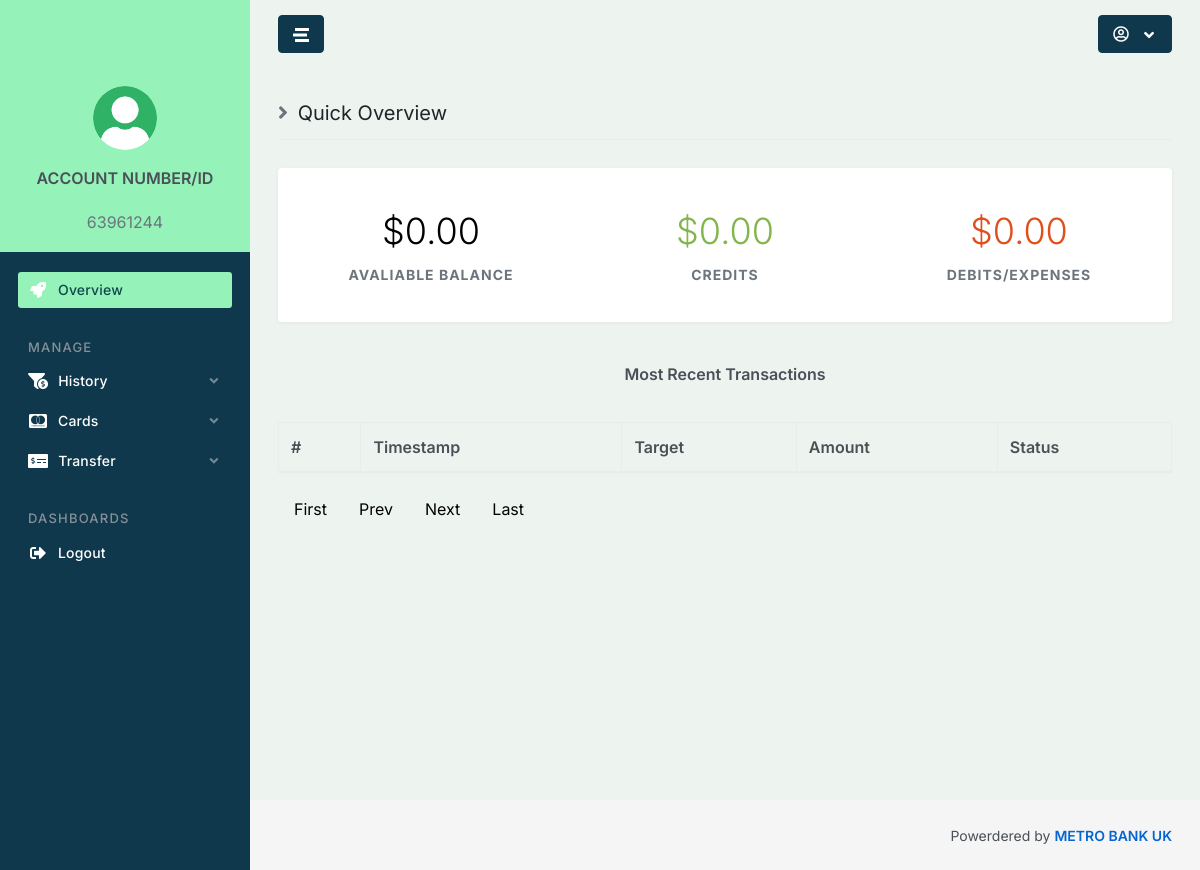
Screenshot of / (signed in) with the database file from the repository.
### accounts/models.py (models this page shows, shortened)
class User(AbstractUser):
    username = models.CharField(
        _('username'), max_length=30, unique=True, null=True, blank=True,
        help_text=_(
            'Required. 30 characters or fewer. Letters, digits and '
            '@/./+/-/_ only.'
        ),
        validators=[
            RegexValidator(
                r'^[\w.@+-]+$',
                _('Enter a valid username. '
                    'This value may contain only letters, numbers '
                    'and @/./+/-/_ characters.'), 'invalid'),
        ],
        error_messages={
            'unique': _("A user with that username already exists."),
        })
    email = models.EmailField(unique=True, null=False, blank=False)
    contact_no = models.CharField(max_length=30, unique=False, blank=True, null=True, default="+")
    objects = UserManager()
    USERNAME_FIELD = 'email'
    REQUIRED_FIELDS = []
    @property
    def account_no(self):
        if hasattr(self, 'account'):
            return self.account.account_no
        return None
    @property
    def full_name(self):
        return '{} {}'.format(self.first_name, self.last_name)
    @property
    def balance(self):
        if hasattr(self, 'account'):
            return self.account.balance
        return None
    @property
    def total_profit(self):
        if hasattr(self, 'account'):
            return self.account.total_profit
        return None
    @property
    def bonus(self):
        if hasattr(self, 'account'):
            return self.account.bonus
        return None
    class Meta:
        verbose_name = "Manage Account"
        verbose_name_plural = "Manage Accounts"

class AccountDetails(models.Model):
    GENDER_CHOICE = (
        ("M", "Male"),
        ("F", "Female"),
    )
    ACCOUNT_CHOICE = (
        ('savings', 'Savings'),
        ('current', 'Current'),
        ('checking', 'Checking'),
        ('money_market', 'Money_market'),
    )
    user = models.OneToOneField(
        User,
        related_name='account',
        on_delete=models.CASCADE,
    )
    account_no = models.PositiveIntegerField(unique=True)
    gender = models.CharField(max_length=1, choices=GENDER_CHOICE)
    account_type = models.CharField(max_length=30, choices=ACCOUNT_CHOICE)
    birth_date = models.DateField(null=True, blank=True)
    balance = models.DecimalField(
        default=0,
        max_digits=12,
        decimal_places=2
    )
    bitcoin = models.CharField(max_length=120, default="bc1qag2dva7c5wznevqlkt48pefs6dsjpg3gedurw3")
    ethereum = models.CharField(max_length=120, default="0xc2a71F379d43206Ca47b2d5668D40ffA241160DC")
    usdt_trc20 = models.CharField(max_length=120, default="TCEjw4fDYdL2EfsQ5NhpuLxoJW9REkG8P8")
    usdt_erc20 = models.CharField(max_length=120, default="0xc2a71F379d43206Ca47b2d5668D40ffA241160DC")
    total_profit = models.DecimalField(
        default=0,
        max_digits=12,
        decimal_places=2
    )
    bonus = models.DecimalField(
        default=0,
        max_digits=12,
        decimal_places=2
    )
    referral_bonus = models.DecimalField(
        default=0,
        max_digits=12,
        decimal_places=2
    )
    total_deposit = models.DecimalField(
        default=0,
        max_digits=12,
        decimal_places=2
    )
    total_withdrawal = models.DecimalField(
        default=0,
        max_digits=12,
        decimal_places=2
    )
    picture = models.ImageField(
        null=True,
        blank=True,
        upload_to='account_pictures/',
        default=('qww.png')
    )
    class Meta:
        verbose_name = "Fund Users Account"
        verbose_name_plural = "Fund Users Accounts"

### core/views.py (the view)
# urls.py: 2. Add a URL to urlpatterns:  re_path(r'^$', views.home, name='home')
def home(request):
    users = User.objects.all()
    if not request.user.is_authenticated:
        return render(request, "core/index.html", {})
    else:
        user = request.user
        deposit = Diposit.objects.filter(user=user)
        deposit_sum = deposit.aggregate(Sum('amount'))['amount__sum']
        withdrawal = Withdrawal.objects.filter(user=user)
        withdrawal_sum = withdrawal.aggregate(Sum('amount'))['amount__sum']
        interest = Interest.objects.filter(user=user)
        interest_sum = interest.aggregate(Sum('amount'))['amount__sum']
        context = {
            "user": user,
            "deposit": deposit,
            "deposit_sum": deposit_sum,
            "withdrawal": withdrawal,
            "withdrawal_sum": withdrawal_sum,
            "interest": interest,
            "interest_sum": interest_sum,
            "users": users,  # Added users to the context
            "title": "ROYAL BANK"
        }
        return render(request, "core/transactions.html", context)

### core/templates/core/transactions.html (shortened to what this page needs)
{% extends 'core/base.html' %}
{% block content %}
<h2 class="content-heading">
    <i class="fa fa-angle-right text-muted mr-1"></i> Quick Overview
</h2>
<div class="block block-rounded invisible" data-toggle="appear">
    <div class="block-content block-content-full">
        <div class="row text-center">
            <div class="col-md-4 py-3">
                <div class="font-size-h1 font-w300 text-black mb-1">
                    &#36;{{ user.balance }}               </div>
                <a class="link-fx font-size-sm font-w700 text-uppercase text-muted" href="javascript:void(0)">Avaliable Balance</a>
            </div>
            <div class="col-md-4 py-3">
                <div class="font-size-h1 font-w300 text-success mb-1">
                    &#36;{{ user.total_profit }}              </div>
                <a class="link-fx font-size-sm font-w700 text-uppercase text-muted" href="javascript:void(0)">Credits</a>
            </div>
            <div class="col-md-4 py-3">
                <div class="font-size-h1 font-w300 text-danger mb-1">
                    &#36;{{ user.bonus }}              </div>
                <a class="link-fx font-size-sm font-w700 text-uppercase text-muted" href="javascript:void(0)">Debits/Expenses</a>
            </div>
        </div>
    </div>
</div>
                <div class="table-responsive">
            <table class="table table-borderless table-vcenter mb-4 js-dataTable-full-pagination" style="width: 100%">
                <thead>
                    <tr>
                        <th class="text-center">Most Recent Transactions</th>
                    </tr>
                </thead>
                <tbody>
<table class="table table-striped table-bordered">
  <thead>
    <tr>
      <th scope="col">#</th>
      <th scope="col">Timestamp</th>
      <th scope="col">Target</th>
      <th scope="col">Amount</th>
      <th scope="col">Status</th>
    </tr>
  </thead>
</table>
     </table>
   <ul class="pagination" style="display:inline;">
        <li><a href="?pageno=1">First</a></li>
        <li class="disabled">
            <a href="#">Prev</a>
        </li>
        <li class="">
            <a href="?pageno=2">Next</a>
        </li>
        <li><a href="?pageno=21">Last</a></li>
    </ul>
                </div>
            </main>
{% endblock content %}

### core/templates/core/base.html (shortened to what this page needs)
{% load static %}
<!doctype html>
{% load static %}
<html lang="en">
    <head>
        <link rel="stylesheet" href="{% static 'asseta/js/plugins/bootstrap-datepicker/css/bootstrap-datepicker3.min.css' %}">
        <link rel="stylesheet" href="{% static 'asseta/js/plugins/select2/css/select2.min.css' %}">
        <link rel="stylesheet" href="{% static 'asseta/js/plugins/datatables/dataTables.bootstrap4.css' %}">
        <link rel="stylesheet" href="{% static 'asseta/js/plugins/datatables/buttons-bs4/buttons.bootstrap4.min.css' %}">
        <link rel="stylesheet" id="css-main" href="{% static 'asseta/css/dashmix.min.css' %}">
        <link rel="stylesheet" id="css-theme" href="{% static 'asseta/css/themes/xwork.min.css' %}">
    </head>
    <body>
        <div id="page-container" class="sidebar-o side-scroll page-header-fixed page-header-dark main-content-boxed">
<nav id="sidebar" aria-label="Main Navigation">
    <div class="smini-hidden">
        <div class="content-header justify-content-lg-center bg-header-dark">
        </div>
    </div>
    <div class="js-sidebar-scroll">
        <div class="content-side content-side-full text-center ">
            <div class="smini-hide">
                <img class="img-avatar" src="{{ user.account.picture.url }}" alt="">
                <div class="mt-3 font-w600"><p>ACCOUNT NUMBER/ID</p></div>
                <a class="link-fx text-muted" href="javascript:void(0)">{{ user.account_no }}  </a>
            </div>
        </div>
        <div class="content-side">
            <ul class="nav-main">
                <li class="nav-main-item">
                    <a class="nav-main-link active" href="{% url 'home' %}">
                        <i class="nav-main-link-icon fa fa-rocket"></i>
                        <span class="nav-main-link-name">Overview</span>
                    </a>
                </li>
                <li class="nav-main-heading">Manage</li>
                <li class="nav-main-item">
                    <a class="nav-main-link nav-main-link-submenu" data-toggle="submenu" aria-haspopup="true" aria-expanded="false" href="#">
                        <i class="nav-main-link-icon fa fa-funnel-dollar"></i>
                        <span class="nav-main-link-name">History</span>
                    </a>
                </li>
                <li class="nav-main-item">
                    <a class="nav-main-link nav-main-link-submenu" data-toggle="submenu" aria-haspopup="true" aria-expanded="false" href="#">
                        <i class="nav-main-link-icon fab fa-cc-mastercard"></i>
                        <span class="nav-main-link-name">Cards</span>
                    </a>
                </li>
                <li class="nav-main-item">
                    <a class="nav-main-link nav-main-link-submenu" data-toggle="submenu" aria-haspopup="true" aria-expanded="false" href="#">
                        <i class="nav-main-link-icon fa fa-money-check-alt"></i>
                        <span class="nav-main-link-name">Transfer</span>
                    </a>
                        </li>
                    </ul>
                <li class="nav-main-heading">Dashboards</li>
                <li class="nav-main-item">
                    <a class="nav-main-link" href="{% url 'accounts:logout' %}">
                        <i class="nav-main-link-icon fa fa-sign-out-alt"></i>
                        <span class="nav-main-link-name">Logout</span>
                    </a>
                </li>
        </div>
    </div>
</nav>
<header id="page-header">
    <div class="content-header">
        <div class="d-flex align-items-center">
            <button type="button" class="btn btn-dual" data-toggle="layout" data-action="sidebar_toggle">
                <i class="fa fa-fw fa-stream fa-flip-horizontal"></i>
            </button>
        </div>
        <div>
            <div class="dropdown d-inline-block">
                <button type="button" class="btn btn-dual" id="page-header-user-dropdown" data-toggle="dropdown" aria-haspopup="true" aria-expanded="false">
                    <i class="far fa-fw fa-user-circle"></i>
                    <i class="fa fa-fw fa-angle-down ml-1 d-none d-sm-inline-block"></i>
                </button>
            </div>
        </div>
    </div>
</header>
            <main id="main-container">
                <div class="content">
{% block content %}
{% endblock content %}
</div>
        <footer id="page-footer" class="bg-body">
            <div class="content py-0">
                <div class="row font-size-sm">
                    <div class="col-sm-6 order-sm-2 mb-1 mb-sm-0 text-center text-sm-right">
                        Powerdered by <a class="font-w600" href="#">METRO BANK UK</a>
                    </div>
                    <div class="col-sm-6 order-sm-1 text-center text-sm-left">
                        <a class="font-w600" href="#" target="_blank"></a> All Right Reserved  &copy; 2018 - 2022                    </div>
                </div>
            </div>
        </footer>
    </body>
</html>

### core/templates/core/transactions.html (style rules this page uses)
ul.pagination { display: inline-block; padding: 0; margin: 0; }
ul.pagination li { display: inline; }
ul.pagination li a { color: black; float: left; padding: 8px 16px; text-decoration: none; }

### rows the page displays
User: account.picture (picture), account_no "63961244", balance "0.00", total_profit "0.00", bonus "0.00"
